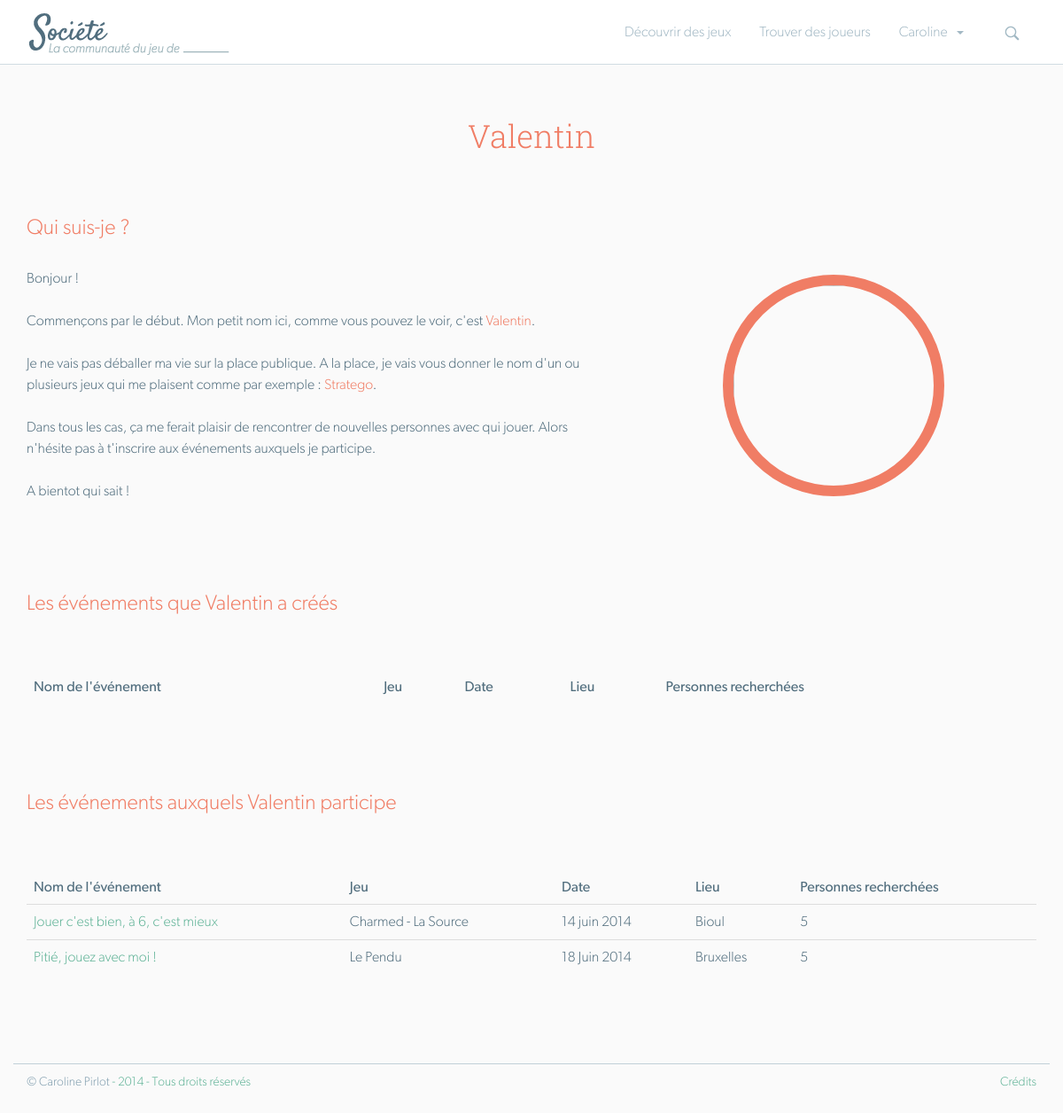
/profil.php?id=31 (signed in), run on the app's committed database.
### tables this page shows
CREATE TABLE IF NOT EXISTS `membres` (
  `id` int(11) NOT NULL AUTO_INCREMENT,
  `pseudo` varchar(100) NOT NULL,
  `email` varchar(100) NOT NULL,
  `mdp` varchar(100) NOT NULL,
  `avatar` varchar(100) NOT NULL,
  `prefereUn` varchar(100) NOT NULL,
  `prefereDeux` varchar(100) NOT NULL,
  `prefereTrois` varchar(100) NOT NULL,
  `role` varchar(100) NOT NULL,
  PRIMARY KEY (`id`)
);

CREATE TABLE IF NOT EXISTS `evenements` (
  `id_event` int(11) NOT NULL AUTO_INCREMENT,
  `titre` varchar(100) NOT NULL,
  `jeux` varchar(300) NOT NULL,
  `ville` varchar(100) NOT NULL,
  `date` varchar(100) NOT NULL,
  `heure` varchar(100) NOT NULL,
  `nbre` varchar(100) NOT NULL,
  `regles` text NOT NULL,
  `infos` text NOT NULL,
  `membre_id` int(11) NOT NULL,
  `pseudo` varchar(100) NOT NULL,
  PRIMARY KEY (`id_event`)
);

### php/try-membres.php (called while the page is built, shortened)
<?php
try {
	$stmt = $conn->prepare('SELECT * FROM membres WHERE id = :id');
	$stmt->execute(array(
		':id' => $id,
	));
	$mbre = $stmt->fetch();
} catch(PDOException $e) {
	echo 'ERROR: ' . $e->getMessage();
}
?>

### php/try-inscription.php (called while the page is built)
<?php
try {
	$stmt = $conn->prepare('SELECT * FROM evenements WHERE id_event IN(SELECT id_event FROM evenements_inscrits WHERE id_user = :id_user AND active = 1 ORDER BY id_event DESC) LIMIT 0,3');
	$stmt->execute(array(
		':id_user' => $id_user
	));
	$inscrits = $stmt->fetchAll(PDO::FETCH_ASSOC);
} catch(PDOException $e) {
	echo 'ERROR: ' . $e->getMessage();
}
try {
	$stmt = $conn->prepare('SELECT * FROM evenements WHERE id_event IN(SELECT id_event FROM evenements_inscrits WHERE id_user = :id_user AND active = 1)');
	$stmt->execute(array(
		':id_user' => $id_user
	));
	$inscritsEvent = $stmt->fetchAll(PDO::FETCH_ASSOC);
} catch(PDOException $e) {
	echo 'ERROR: ' . $e->getMessage();
}
?>

### profil.php (the view, shortened to what this page needs)
<?php
require("php/config.php");
include("php/try-membres.php");
include("php/try-inscription.php");
?>
<!DOCTYPE html>
<html lang="fr">
	<head>
		<link rel="stylesheet" href="css/bootstrap.min.css" />
		<link rel="stylesheet" href="css/styles.min.css" />
	</head>
<body id="profil">
	<header>
		<div class="container">
			<div class="row">
				<div class="col-sm-3 col-xs-12">
					<h1>
						<a href="accueil.php" class="logo">Société</a>
					</h1>
				</div>
				<div class="col-sm-9 col-xs-12">
					<ul class="pull-right nav nav-pills">
					    <li><a href="jeux.php">Découvrir des jeux</a></li>
			  		    <li><a href="evenements.php">Trouver des joueurs</a></li>
					    <li class="dropdown">
					        <a class="dropdown-toggle" data-toggle="dropdown" href="#"><?php echo $_SESSION['pseudo']; ?><span class="caret"></span>
					    	</a>
					    </li>
					    <li class="quick-search">
							<form class="navbar-search search" action="resultats.php" method="post">
								<input id="submit" type="submit" name="rapide" value="">
							</form>
						</li>
					</ul>
				</div>
			</div>
		</div>
	</header>
	<div id="content">
		<div class="container">
			<h2 class="text-center"><?php echo $mbre['pseudo']; ?></h2>
				<div class="row">
					<div class="col-xs-12"><h4 class="story">Qui suis-je ?</h4></div>
				</div>
				<div class="row">
					<section class="col-sm-7">
						<p>Bonjour !</p>
						<p>Commençons par le début. Mon petit nom ici, comme vous pouvez le voir, c'est <span class="profilInfos"><?php echo $mbre['pseudo']; ?></span>.</p>
						<?php
							if ($mbre['prefereUn'] == '' && $mbre['prefereDeux']=='' && $mbre['prefereTrois']== '') {
								echo "<p>Actuellement, je n'ai pas encore de jeux préférés à partager avec vous.</p>";
							} else {
								echo '<p>Je ne vais pas déballer ma vie sur la place publique. A la place, je vais vous donner le nom d\'un ou plusieurs jeux qui me plaisent
								comme par exemple : <span class="profilInfos">'.$mbre['prefereUn'].'</span>';
								echo ".</p>";
							}
						?>
						<p>Dans tous les cas, ça me ferait plaisir de rencontrer de nouvelles personnes avec qui jouer.
							Alors n'hésite pas à t'inscrire aux événements auxquels je participe.</p>
						<p>A bientot qui sait !</p>
					</section>
					<section class="col-sm-5">
						<img src="images/miniavatars/<?php echo $mbre['avatar']; ?>" alt="" id="apercu" class="img-circle avatarProfil">
					</section>
				</div>
			<div class="row">
				<div class="col-xs-12"><h4>Les événements que <?php echo $mbre['pseudo']; ?> a créés</h4></div>
			</div>
			<table class="table table-hover">
				<thead>
					<tr>
						<td>Nom de l'événement</td>
						<td>Jeu</td>
						<td>Date</td>
						<td class="tabNbre">Lieu</td>
						<td class="tabNbre">Personnes recherchées</td>
					</tr>
				</thead>
			</table>
			<div class="row">
				<div class="col-xs-12"><h4>Les événements auxquels <?php echo $mbre['pseudo']; ?> participe</h4></div>
			</div>
			<table class="table table-hover">
				<thead>
					<tr>
						<td>Nom de l'événement</td>
						<td>Jeu</td>
						<td>Date</td>
						<td class="tabNbre">Lieu</td>
						<td class="tabNbre">Personnes recherchées</td>
					</tr>
				</thead>
				<tbody>
					<?php
						if($inscritsEvent){
							foreach ($inscritsEvent as $inscrit) {
								echo '<tr>';
									echo '<td><a class="titreEvent" href="fiche_evenement.php?id='.$inscrit['id_event'].'">'.$inscrit['titre'].'</a></td>';
									echo '<td>'.$inscrit['jeux'].'</td>';
									echo '<td>'.$inscrit['date'].'</td>';
									echo '<td class="tabNbre">'.$inscrit['ville'].'</td>';
									echo '<td class="tabNbre">'.$inscrit['nbre'].'</td>';
								echo '</tr>';
							}
						}
						else {
							echo ''.$mbre['pseudo'].' ne participe actuellement à aucun événement';
						}
					?>
				</tbody>
			</table>
		</div>
	</div>
	<?php include("footer.php"); ?>
</body>
</html>

### data on the page
membres: pseudo "Valentin", prefereUn "Stratego"
evenements: titre "Jouer c'est bien, à 6, c'est mieux", jeux "Charmed - La Source", date "14 juin 2014", ville "Bioul", nbre "5"
evenements: titre "Pitié, jouez avec moi !", jeux "Le Pendu", date "18 Juin 2014", ville "Bruxelles", nbre "5"

### other printed values
$_SESSION['pseudo'] "Caroline"
